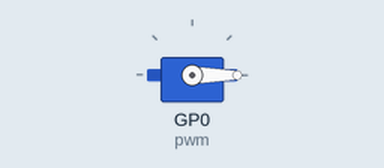
Recording of a program running on a simulated Raspberry Pi Pico running MicroPython. Shown: servo. Servo angles are drawn from the pulse width (0.5 ms = 0°, 2.5 ms = 180°).

Above: at 0.05 s.
At 1.5 s:
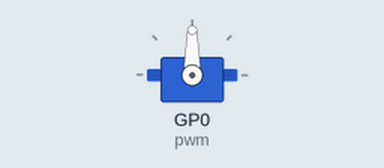
At 3.0 s:
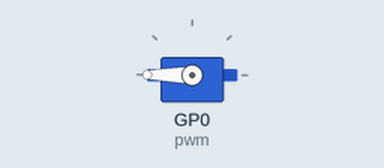
Timing chart, 0 to 6.9 s (numbered marks = the images above):
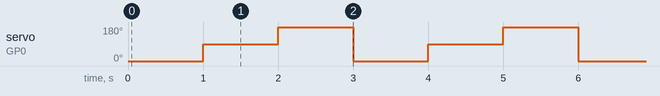

The program:

Servo_test_1.py
```python
'''
 * Keyestudio 42 in 1 Starter Kit for Raspberry Pi Pico
 * lesson 32.1
 * Servo test 1
 * http://www.keyestudio.com
'''
from machine import Pin, PWM
import time
pwm = PWM(Pin(0))
pwm.freq(50)

'''
The duty cycle corresponding to the angle
0°----2.5%----1638
45°----5%----3276
90°----7.5%----4915
135°----10%----6553
180°----12.5%----8192
'''
angle_0 = 1638
angle_90 = 4915
angle_180 = 8192

while True:
    pwm.duty_u16(angle_0)
    time.sleep(1)
    pwm.duty_u16(angle_90)
    time.sleep(1)
    pwm.duty_u16(angle_180)
    time.sleep(1)
```

Measured:
- by itself, servo on GP0 (pwm): repeats every 3.0 s: 180° 1.0 s, 0° 1.0 s, 90° 1.0 s
